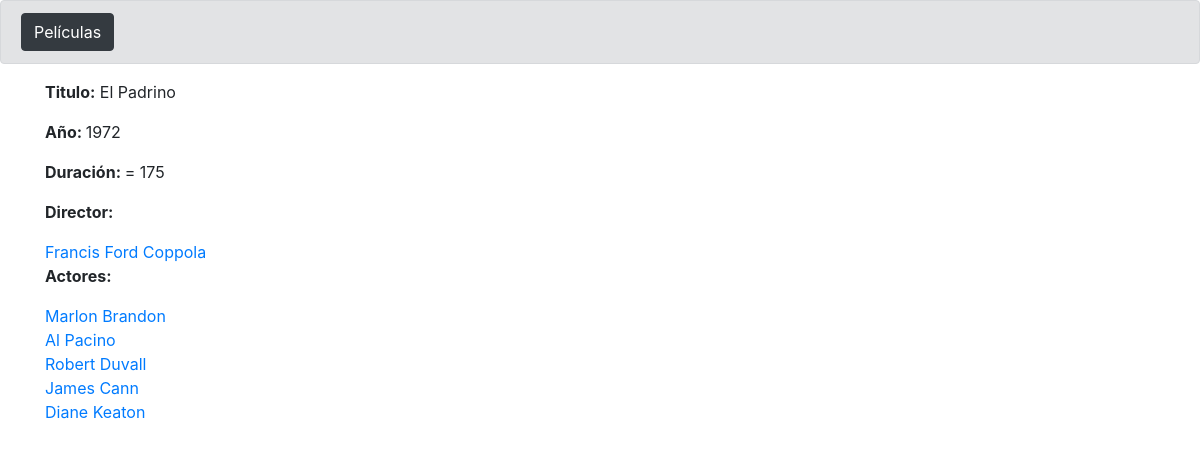
The page /peliculas_ficha.php?id=1 on the database its author committed.
### tables this page shows
CREATE TABLE `peliculas` (
  `id` int(11) NOT NULL,
  `titulo` varchar(50) NOT NULL,
  `anyo` int(11) NOT NULL,
  `duracion` int(11) NOT NULL
);

CREATE TABLE `directores` (
  `id` int(11) NOT NULL,
  `nombre` varchar(50) NOT NULL,
  `anyoNacimiento` varchar(4) NOT NULL,
  `pais` varchar(50) NOT NULL
);

CREATE TABLE `peliculas_actores` (
  `id_pelicula` int(11) NOT NULL,
  `id_actor` int(11) NOT NULL
);

CREATE TABLE `actores` (
  `id` int(11) NOT NULL,
  `nombre` varchar(50) NOT NULL,
  `anyoNacimiento` varchar(4) NOT NULL,
  `pais` varchar(50) NOT NULL
);

### classes/peliculas.php (called while the page is built, shortened)
<?php
class Pelicula{
    private $titulo;
    private $anyo;
    private $duracion;
    function __construct($id,$anyo,$duracion,$titulo){
        $this->anyo=$anyo;
        $this->duracion=$duracion;
        $this->titulo=$titulo;
    }
    public function get_titulo(){
        return $this->titulo;
    }
    public function get_anyo(){
        return $this->anyo;
    }
    public function get_duracion(){
        return $this->duracion;
    }
}
?>

### classes/directores.php (called while the page is built, shortened)
<?php
class Director{
    private $nombre;
    private $id;
    function __construct($nombre,$anyoNacimiento,$pais,$id){
        $this->nombre=$nombre;
        $this->id=$id;
    }
    public function get_nombre(){
        return $this->nombre;
    }
    public function get_id(){
        return $this->id;
    }
}
?>

### classes/actores.php (called while the page is built, shortened)
<?php
class Actor{
    private $nombre;
    private $id;
    function __construct($nombre,$anyoNacimiento,$pais,$id){
        $this->nombre=$nombre;
        $this->id=$id;
    }
    public function get_nombre(){
        return $this->nombre;
    }
    public function get_id(){
        return $this->id;
    }
}
?>

### bbdd/actores_crud.php (the view, shortened to what this page needs)
<?php
require_once './classes/actores.php';
class CrudActores{
    public function obtenerActor($idPelicula){
        $conexion = database::conexion();
        $consulta = "SELECT id_actor FROM peliculas_actores WHERE id_pelicula= :idPelicula";
        $consultaPreparada = $conexion->prepare($consulta);
        $consultaPreparada->bindValue(':idPelicula', $idPelicula);
        $consultaPreparada->execute();
        $resultado = $consultaPreparada->fetchAll(PDO::FETCH_ASSOC);
        foreach ($resultado as $value) {
            $idActor = $value["id_actor"];
            $actor = $this->datosActor($idActor);
            $this->imprimirNombreActor($actor);
        }
    }
    public function datosActor($id_actor){
        $conexion = database::conexion();
        $consulta = "SELECT * FROM actores WHERE id= :id_actor";
        $consultaPreparada = $conexion->prepare($consulta);
        $consultaPreparada->bindValue(':id_actor', $id_actor);
        $consultaPreparada->execute();
        $resultado = $consultaPreparada->fetchAll(PDO::FETCH_ASSOC);
        foreach ($resultado as $value) {
            $nombre = $value["nombre"];
            $anyoNacimiento = $value["anyoNacimiento"];
            $pais = $value["pais"];
            $actor = new Actor($nombre, $anyoNacimiento, $pais, $id_actor);
        }
        return $actor;
    }
    public function imprimirNombreActor($actor){
        echo '<a href=actores_ficha.php?id=' . $actor->get_id() . '>' . $actor->get_nombre() . '</a><br>';
    }
}

### peliculas_ficha.php (shortened to what this page needs)
<?php
require_once "./bbdd/actores_crud.php";
require_once "./bbdd/directores_crud.php";
require_once "./bbdd/peliculas_crud.php";
require_once "./classes/actores.php";
require_once "./classes/directores.php";
require_once "./classes/peliculas.php";
?>
<!DOCTYPE html>
<head>
    <link rel="stylesheet" href="https://stackpath.bootstrapcdn.com/bootstrap/4.3.1/css/bootstrap.min.css"
>
    <link rel="stylesheet" href="./css/estilos.css">
</head>
<body>
    <div class="alert alert-secondary d-flex">
        <a href="./peliculas.php" class="btn btn-dark">Películas</a>&nbsp;&nbsp;
    </div>
    <div class="container">
    <?php
if (isset($_GET["id"])) {
    $ID_pelicula = $_GET["id"];
    $crudPelicula = new CrudPeliculas();
    $pelicula = $crudPelicula->obtenerPelicula($ID_pelicula);
    $crudPelicula->imprimirDatos($pelicula);
    $crudDirector = new CrudDirector();
    $director=$crudDirector->obtenerDirector($ID_pelicula);
if (!empty($director)) {
    $crudDirector->imprimirNombreDirector($director);
}
    $CrudActores = new CrudActores();
    echo '<p><strong>Actores:</strong></p>';
    $actor=$CrudActores->obtenerActor($ID_pelicula);
}
?>
    </div>
</body>
</html>

### bbdd/peliculas_crud.php (shortened to what this page needs)
<?php
require_once './classes/peliculas.php';
class CrudPeliculas
{
    public function obtenerPelicula($id)
    {
        $conexion = database::conexion();
        $consulta = "SELECT * FROM peliculas WHERE id=:id";
        $consultaPreparada = $conexion->prepare($consulta);
        $consultaPreparada->bindValue(':id', $id);
        $consultaPreparada->execute();
        $resultado = $consultaPreparada->fetchAll(PDO::FETCH_ASSOC);
        foreach ($resultado as $value) {
            $titulo = $value["titulo"];
            $anyo = $value["anyo"];
            $duracion = $value["duracion"];
            $pelicula = new pelicula($id, $anyo, $duracion, $titulo);
        }
        return $pelicula;
    }
    public function imprimirDatos($pelicula)
    {
        $titulo = $pelicula->get_titulo();
        $duracion = $pelicula->get_duracion();
        $anyo = $pelicula->get_anyo();
        echo '<p><strong>Titulo:</strong> ' . $titulo . '</p>';
        echo '<p><strong>Año: </strong>' . $anyo . '</p>';
        echo '<p><strong>Duración: </strong>= ' . $duracion . '</p>';
    }
}

### bbdd/directores_crud.php (shortened to what this page needs)
<?php
require_once './classes/directores.php';
class CrudDirector{
    public function obtenerDirector($id_pelicula){
        $conexion = database::conexion();
        $consulta = "SELECT id_director FROM peliculas_directores WHERE id_pelicula= $id_pelicula";
        $consultaPreparada = $conexion->prepare($consulta);
        $consultaPreparada->execute();
        $resultado = $consultaPreparada->fetch(PDO::FETCH_OBJ);
        if (!empty($resultado)) {
            $id_director = $resultado->id_director;
            return $this->datosDirector($id_director);
        } else {
            echo "";
        }
    }
    public function imprimirNombreDirector($director){
        echo '<p><strong>Director:</strong></p>';
        echo '<a href=directores_ficha.php?id=' . $director->get_id() . '>' . $director->get_nombre() . '</a>';
    }
    public function datosDirector($id_director){
        $conexion = database::conexion();
        $consulta = "SELECT * FROM directores WHERE id= $id_director";
        $consultaPreparada = $conexion->prepare($consulta);
        $consultaPreparada->execute();
        $resultado = $consultaPreparada->fetchAll(PDO::FETCH_ASSOC);
        foreach ($resultado as $value) {
            $nombre = $value["nombre"];
            $anyoNacimiento = $value["anyoNacimiento"];
            $pais = $value["pais"];
            $id = $value["id"];
            $director = new Director($nombre, $anyoNacimiento, $pais, $id);
        }
        return $director;
    }
}

### rows shown on the page
peliculas: titulo "El Padrino", anyo "1972", duracion "175"
directores: nombre "Francis Ford Coppola"
peliculas_actores: id_actor.nombre "Marlon Brandon"
peliculas_actores: id_actor.nombre "Al Pacino"
peliculas_actores: id_actor.nombre "Robert Duvall"
peliculas_actores: id_actor.nombre "James Cann"
peliculas_actores: id_actor.nombre "Diane Keaton"
